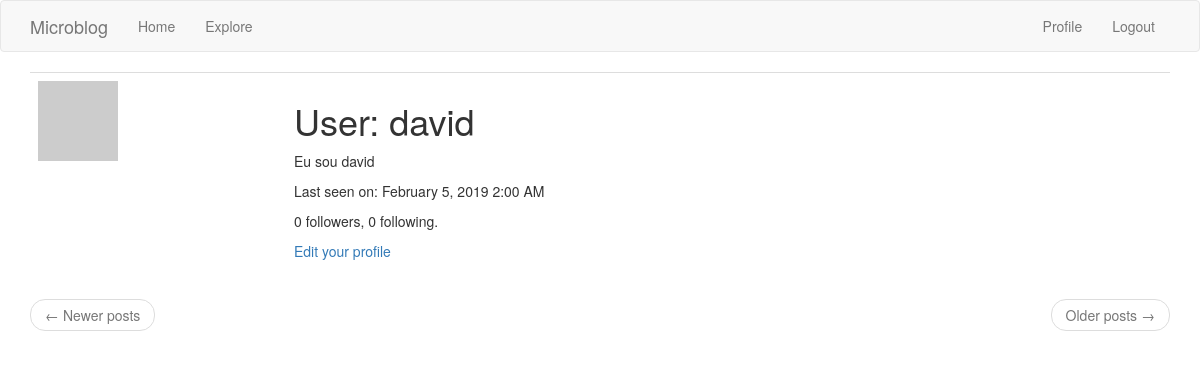
/user/david (signed in), run on an earlier commit of the app's database.
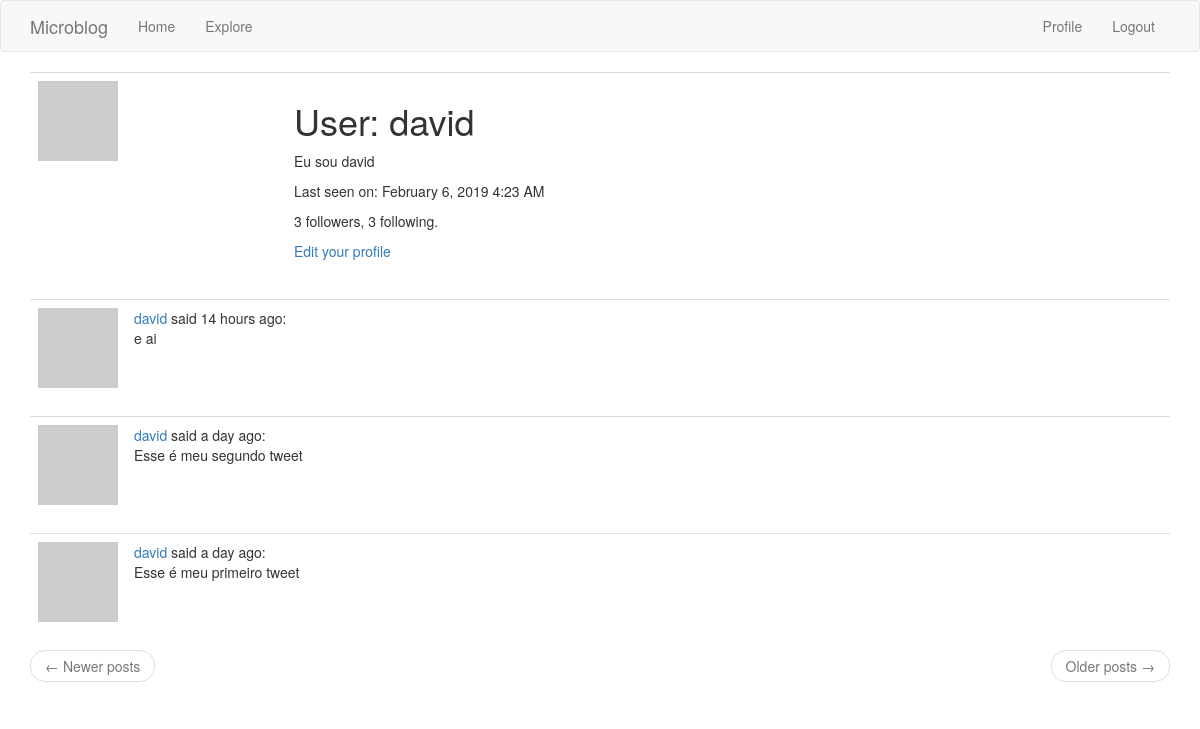
And on a later commit of the database.
### app/models.py (models this page shows, shortened)
class User(UserMixin, db.Model):
    id = db.Column(db.Integer, primary_key=True)
    username = db.Column(db.String(64), index=True, unique=True)
    email = db.Column(db.String(120), index=True, unique=True)
    password_hash = db.Column(db.String(128))
    posts = db.relationship('Post', backref='author', lazy='dynamic')
    about_me = db.Column(db.String(140))
    last_seen = db.Column(db.DateTime, default=datetime.utcnow)
    followed = db.relationship(
        'User', secondary=followers,
        primaryjoin=(followers.c.follower_id == id),
        secondaryjoin=(followers.c.followed_id == id),
        backref=db.backref('followers', lazy='dynamic'), lazy='dynamic')
    @login.user_loader
    def load_user(id):
        return User.query.get(int(id))
    def avatar(self, size):
        digest = md5(self.email.lower().encode('utf-8')).hexdigest()
        return 'https://www.gravatar.com/avatar/{}?d=identicon&s={}'.format(
            digest, size)

class Post(db.Model):
    id = db.Column(db.Integer, primary_key=True)
    body = db.Column(db.String(140))
    timestamp = db.Column(db.DateTime, index=True, default=datetime.utcnow)
    user_id = db.Column(db.Integer, db.ForeignKey('user.id'))

### app/routes.py (the view)
@app.route('/user/<username>')
@login_required
def user(username):
    user = User.query.filter_by(username=username).first_or_404()
    page = request.args.get('page', 1, type=int)
    posts = user.posts.order_by(Post.timestamp.desc()).paginate(
        page, app.config['POSTS_PER_PAGE'], False)
    next_url = url_for('user', username=user.username, page=posts.next_num) \
        if posts.has_next else None
    prev_url = url_for('user', username=user.username, page=posts.prev_num) \
        if posts.has_prev else None
    return render_template('user.html', user=user, posts=posts.items,
                           next_url=next_url, prev_url=prev_url)

### app/routes.py (called while the page is built)
@app.before_request
def before_request():
    if current_user.is_authenticated:
        current_user.last_seen = datetime.utcnow()
        db.session.commit()

### app/templates/user.html
{% extends "base.html" %}
{% block app_content %}
    <table class="table table-hover">
        <tr>
            <td width="256px"><img src="{{ user.avatar(256) }}"></td>
            <td>
                <h1>User: {{ user.username }}</h1>
                {% if user.about_me %}<p>{{ user.about_me }}</p>{% endif %}
                {% if user.last_seen %}
                    <p>Last seen on: {{ moment(user.last_seen).format('LLL') }}</p>
                {% endif %}
                <p>{{ user.followers.count() }} followers, {{ user.followed.count() }} following.</p>
                {% if user == current_user %}
                    <p><a href="{{ url_for('edit_profile') }}">Edit your profile</a></p>
                {% elif not current_user.is_following(user) %}
                    <p><a href="{{ url_for('follow', username=user.username) }}">Follow</a></p>
                {% else %}
                    <p><a href="{{ url_for('unfollow', username=user.username) }}">Unfollow</a></p>
                {% endif %}
            </td>
        </tr>
    </table>
    {% for post in posts %}
        {% include 'includes/_posts.html' %}
    {% endfor %}
    <nav aria-label="...">
        <ul class="pager">
            <li class="previous{% if not prev_url %} disabled{% endif %}">
                <a href="{{ prev_url or '#' }}">
                    <span aria-hidden="true">&larr;</span> Newer posts
                </a>
            </li>
            <li class="next{% if not next_url %} disabled{% endif %}">
                <a href="{{ next_url or '#' }}">
                    Older posts <span aria-hidden="true">&rarr;</span>
                </a>
            </li>
        </ul>
    </nav>
{% endblock %}

### app/templates/includes/_posts.html
    <table class="table table-hover">
        <tr>
            <td width="70px">
                <a href="{{ url_for('user', username=post.author.username) }}">
                    <img src="{{ post.author.avatar(70) }}" />
                </a>
            </td>
            <td>
                <a href="{{ url_for('user', username=post.author.username) }}">
                    {{ post.author.username }}
                </a>
                said {{ moment(post.timestamp).fromNow() }}:
                <br>
                {{ post.body }}
            </td>
        </tr>
</table>

What changed in the data, as far as the page shows it:
changed User "david": last_seen "February 5, 2019 2:00 AM" → "February 6, 2019 4:23 AM"
added Post: author.username "david", timestamp "14 hours ago", body "e ai"
added Post: author.username "david", timestamp "a day ago", body "Esse é meu segundo tweet"
added Post: author.username "david", timestamp "a day ago", body "Esse é meu primeiro tweet"
Also different on the page:
{{ user.followers.count() }}: "0" → "3"
{{ user.followed.count() }}: "0" → "3"
